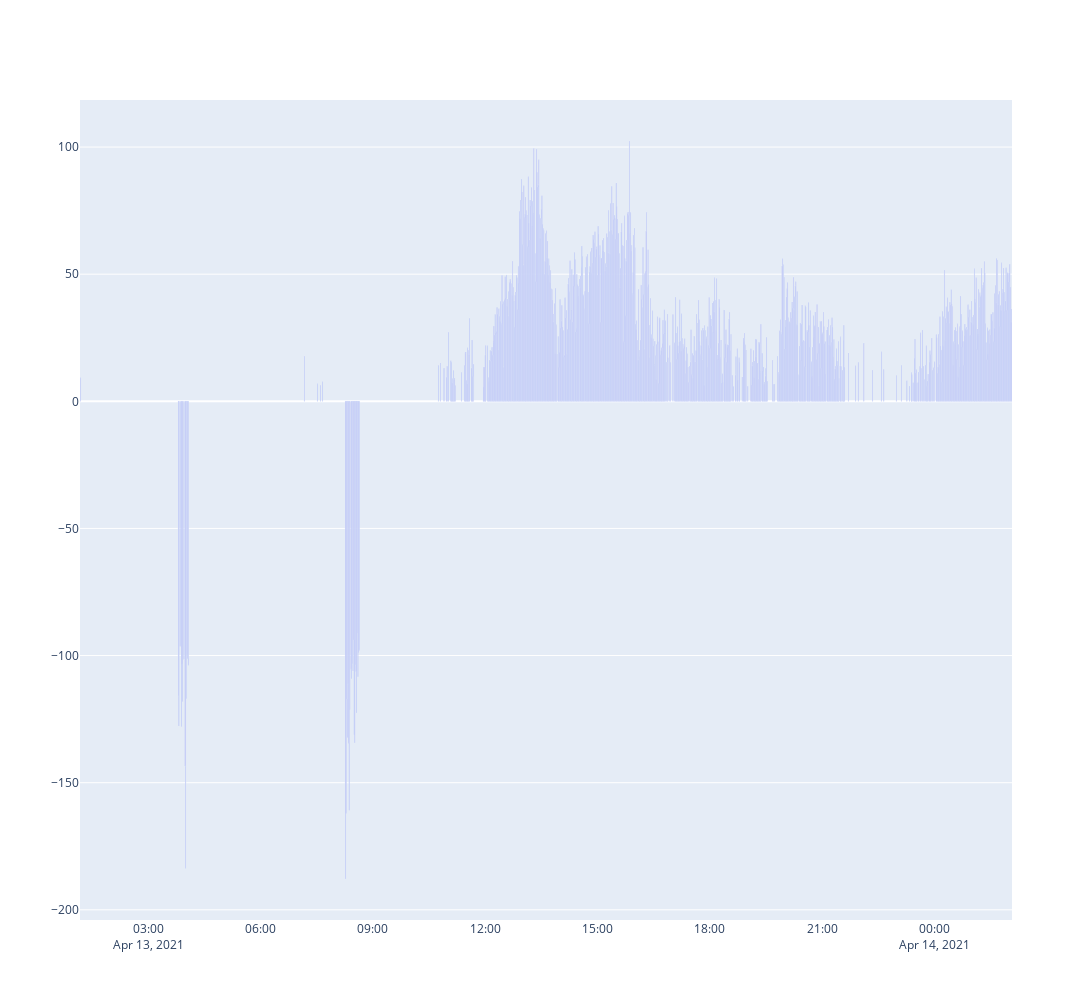

Notebook code for this chart:
### Code cell
linegraph(x_data=df_coinbase_outliers.datetime, y_data=df_coinbase_outliers.coinbase_premium_gap, title='premium')

### Figure 1 — Plotly figure (JSON) as saved in the notebook; plotly's stock layout.template omitted (floating-point values rounded to 4 significant figures; data arrays with more than 128 entries replaced by an {"elided": "..."} marker saying what was removed)
{"data": [{"name": "premium", "type": "bar", "x": {"elided": "759 str values"}, "y": {"elided": "759 float values"}}], "layout": {"height": 1000, "width": 1500, "xaxis": {"anchor": "y", "domain": [0, 1]}, "yaxis": {"anchor": "x", "domain": [0, 1]}}}
